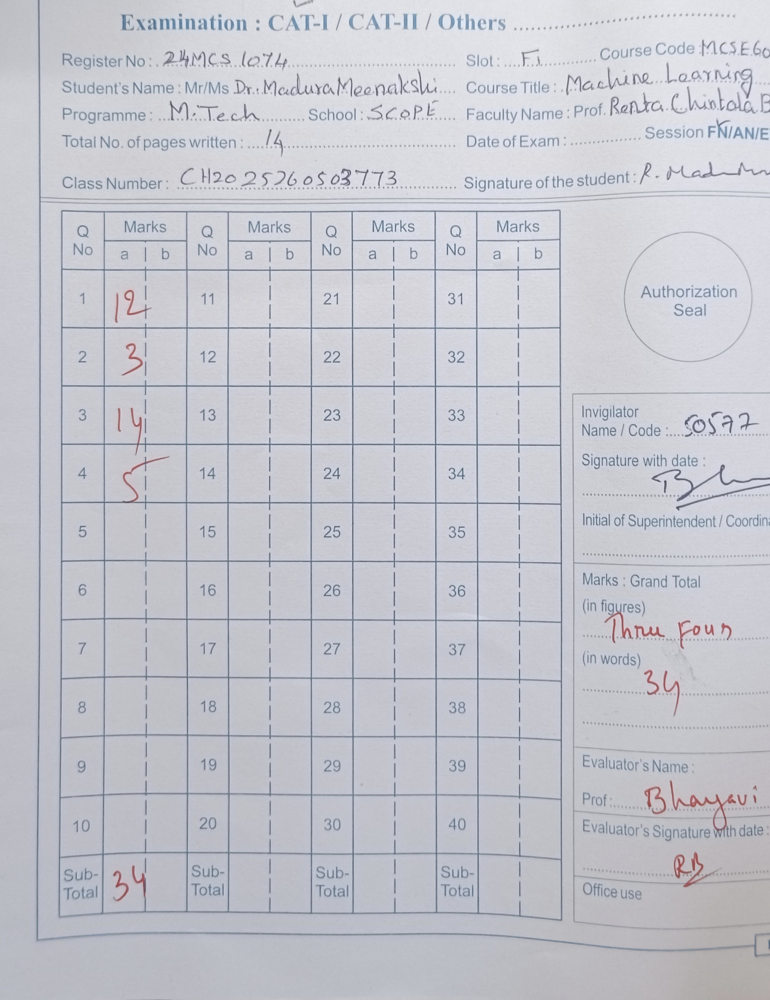
#> input picture grade_eval/assets/template.png, 1540 x 2000 px (shown at 1/2 size)
$ python -i preprocess.py   (imports and definitions only)
#> lines starting #> are read from the running program, lines starting #| are printed output that depends on the picture; after the words box and inside, x2 and y2 are one past the last pixel; in counts of white or black regions, pixels touching at a corner belong together
#> further down, picture is the input picture: shape (2000, 1540, 3); mean B, G, R 205.3, 197.5, 196.4
import cv2
import numpy as np

MAX_SIDE = 2000


# [13 lines left out: function load_image, not called in this run]


def line_mask(img: np.ndarray) -> np.ndarray:
    """Binary mask of printed grid lines (long horizontal/vertical strokes)."""
    gray = cv2.cvtColor(img, cv2.COLOR_BGR2GRAY)
    gray = cv2.GaussianBlur(gray, (3, 3), 0)
    bw = cv2.adaptiveThreshold(gray, 255, cv2.ADAPTIVE_THRESH_GAUSSIAN_C, cv2.THRESH_BINARY_INV, 31, 12)
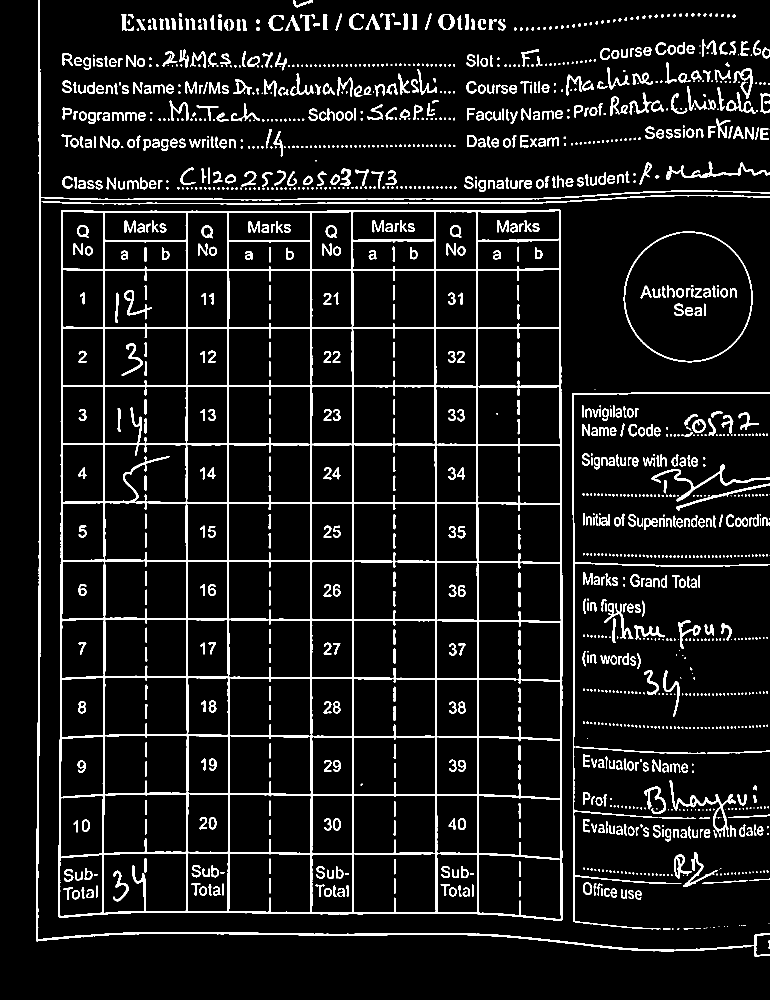
#> bw: shape (2000, 1540) (shown at 1/2 size); 8.1% white; 1501 white regions (697 under 20 px), largest, box (x1, y1, x2, y2) and area: (116, 419, 1125, 1842) 95385, (72, 0, 1540, 1914) 16457, (1144, 784, 1540, 1859) 6418
    h, w = bw.shape
#> h = 2000; w = 1540
    hk = cv2.getStructuringElement(cv2.MORPH_RECT, (max(w // 25, 25), 1))
    vk = cv2.getStructuringElement(cv2.MORPH_RECT, (1, max(h // 25, 25)))
#> vk = 80 values from 1 to 1
    horiz = cv2.morphologyEx(bw, cv2.MORPH_OPEN, hk)
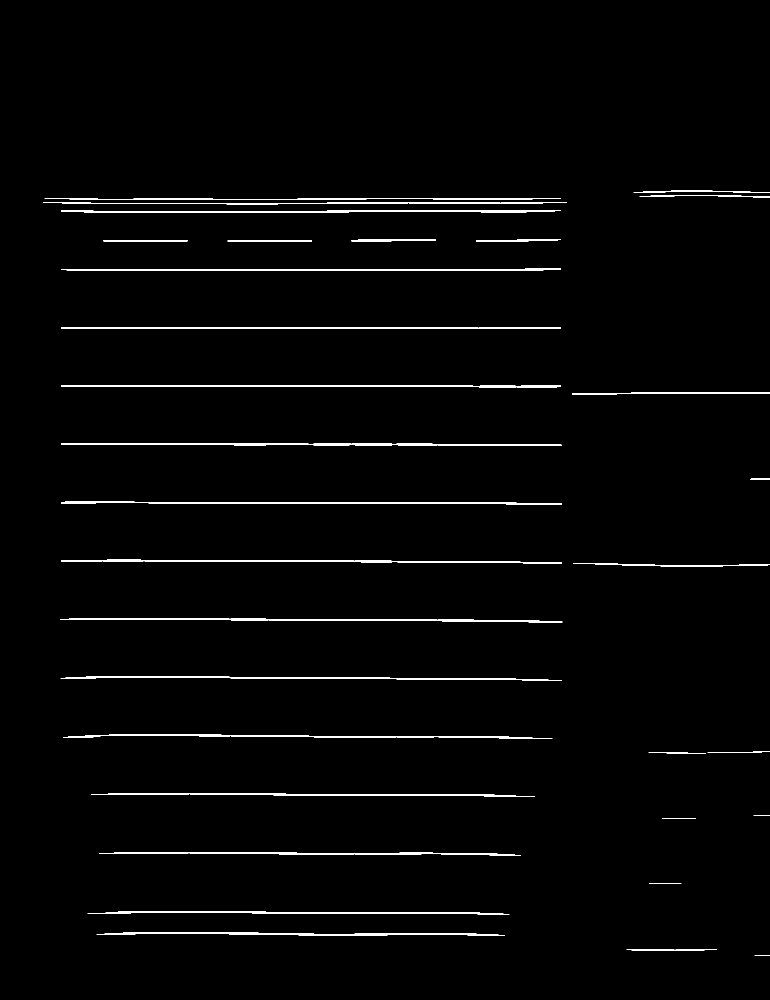
#> horiz: shape (2000, 1540) (shown at 1/2 size); 1.7% white; 34 white regions, largest, box (x1, y1, x2, y2) and area: (122, 770, 1122, 775) 3349, (122, 654, 1122, 658) 3328, (121, 1236, 1125, 1245) 3257
    vert = cv2.morphologyEx(bw, cv2.MORPH_OPEN, vk)
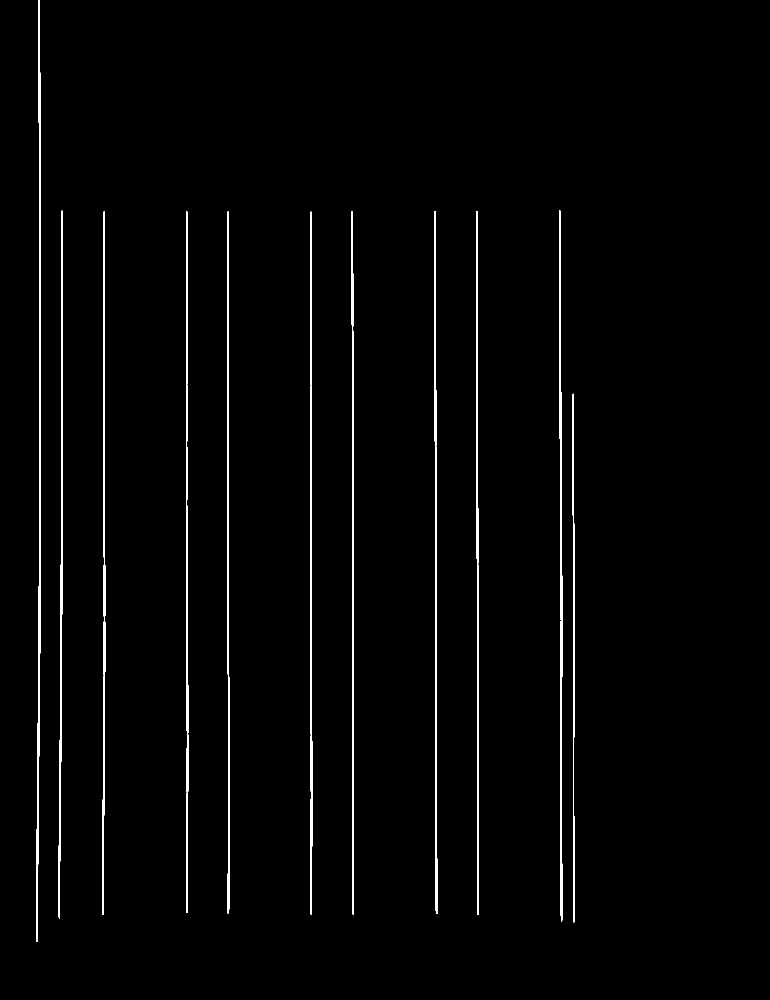
#> vert: shape (2000, 1540) (shown at 1/2 size); 1.6% white; 11 white regions, largest, box (x1, y1, x2, y2) and area: (73, 0, 82, 1884) 6807, (1119, 420, 1125, 1843) 4729, (454, 423, 459, 1827) 4571
    return cv2.bitwise_or(horiz, vert)
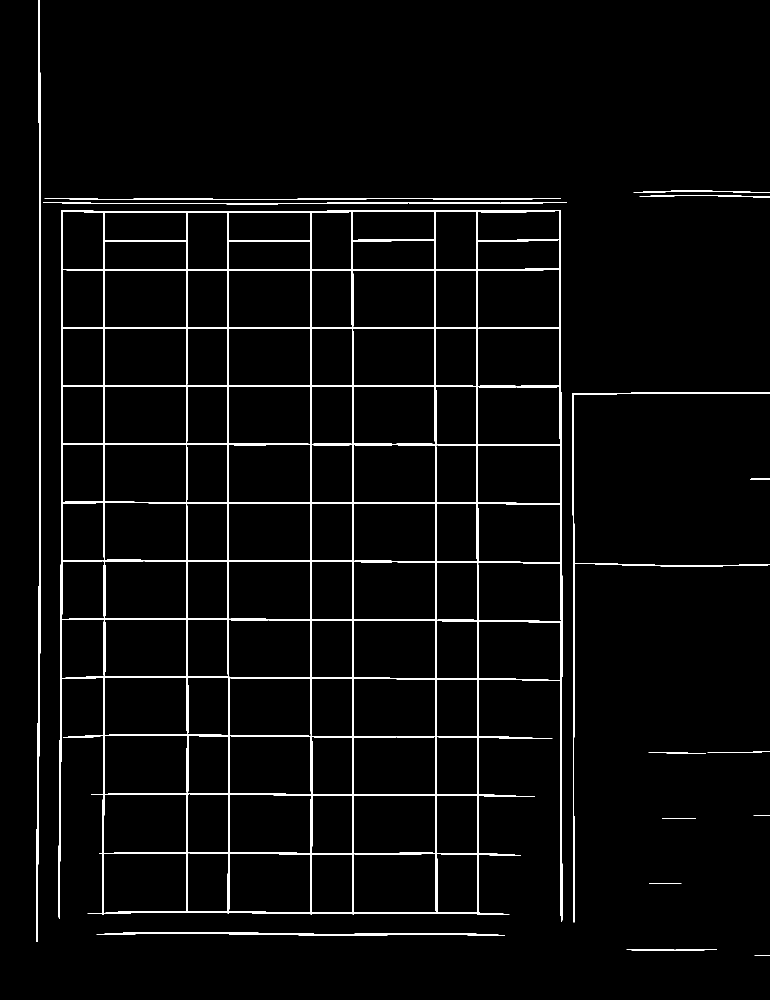
#> returned value: shape (2000, 1540) (shown at 1/2 size); 3.3% white; 18 white regions, largest, box (x1, y1, x2, y2) and area: (117, 420, 1125, 1843) 81310, (73, 0, 82, 1884) 6807, (1144, 785, 1540, 1845) 4779


# [45 lines left out: functions _split_line_masks, _hline_segments, find_grid_corners, not called in this run]


GRID_W, GRID_H = 1000, 1420


# [4 lines left out: function warp_grid, not called in this run]

>>> import cv2
>>> picture = cv2.imread('../assets/template.png')
>>> result = line_mask(picture)
